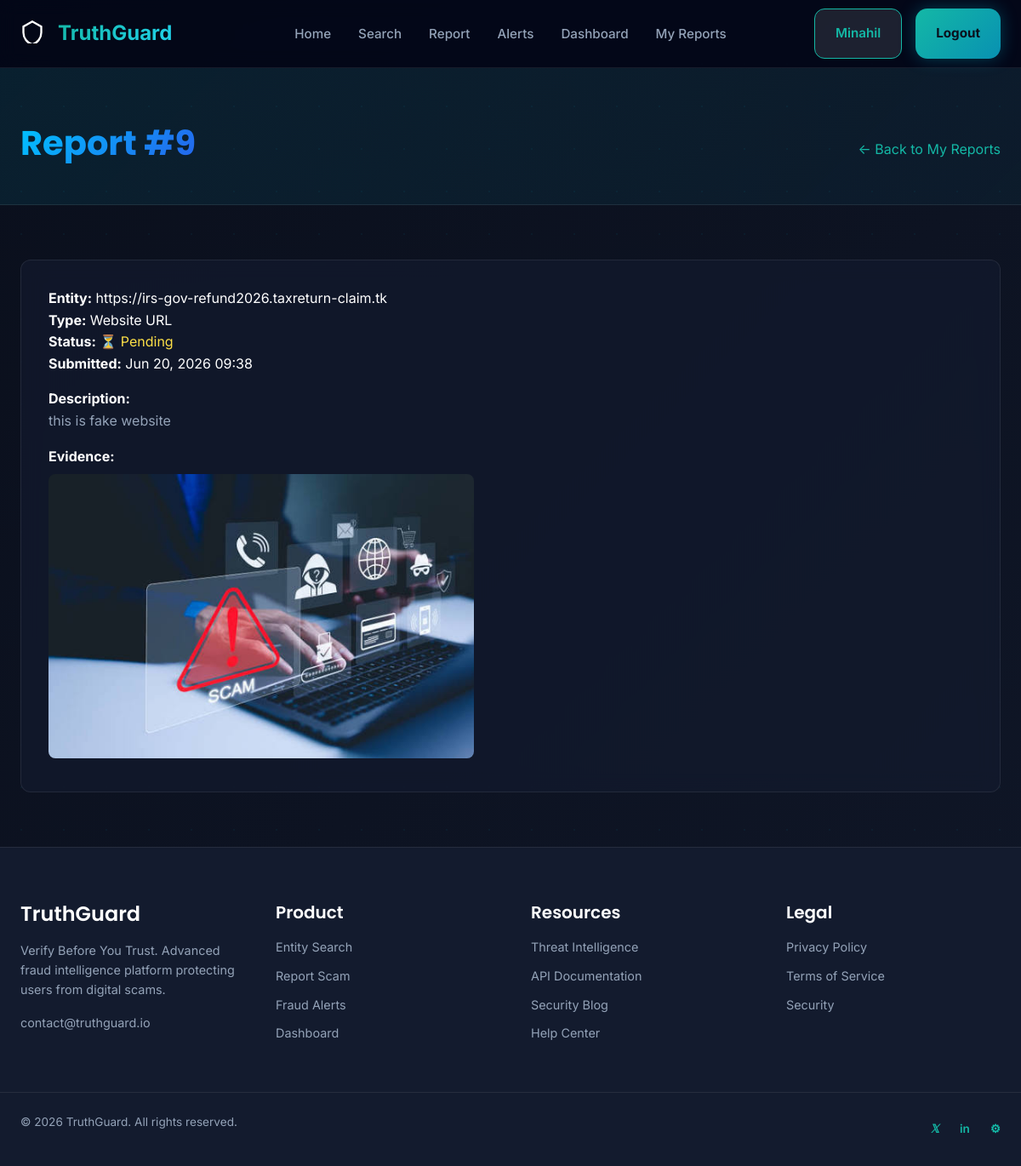
Page /report/my/9/ (signed in) on the earlier database version.
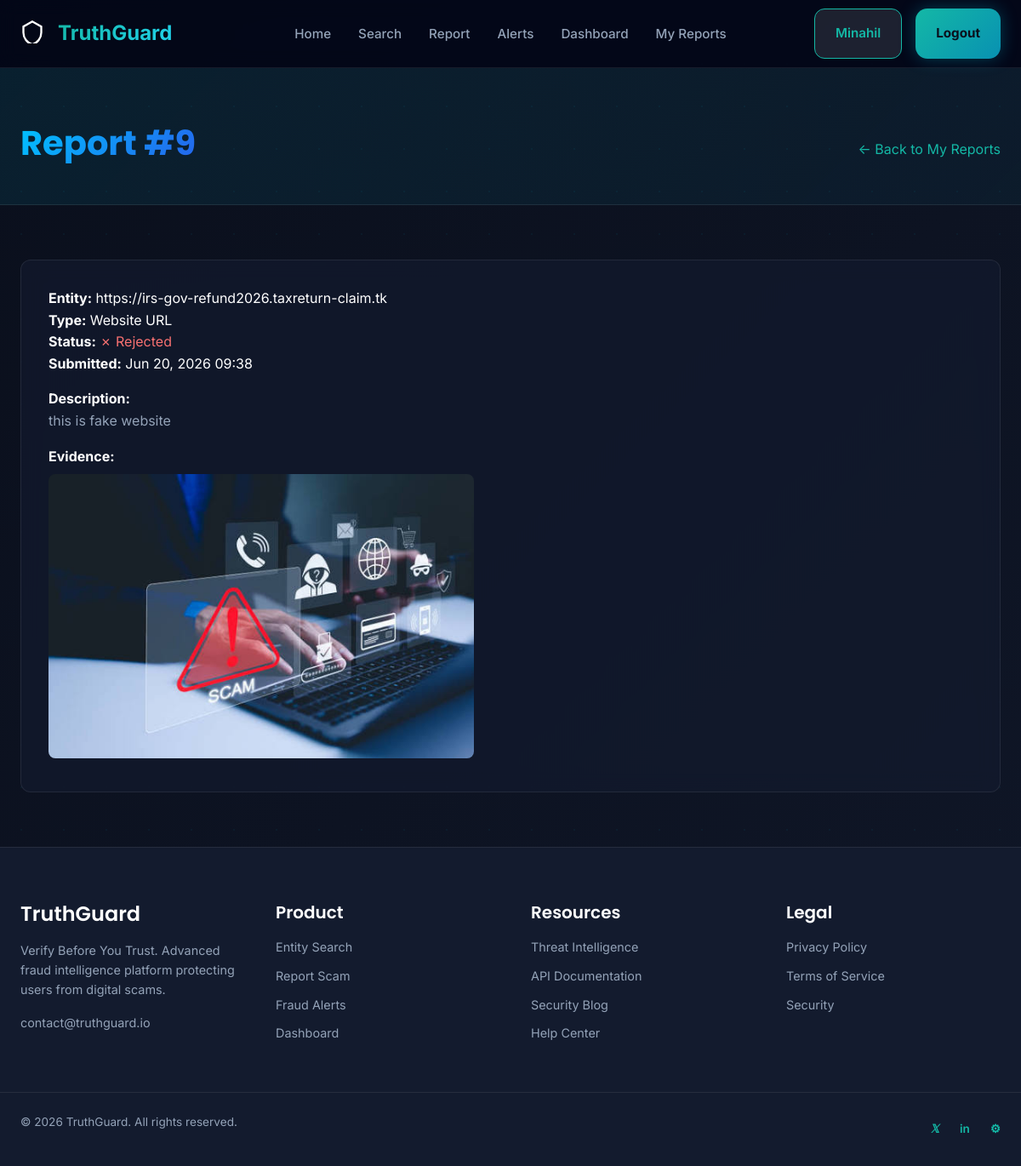
Same page on the later database version.
### reports/views.py (the view)
# urls.py: path('my/<int:pk>/',   views.report_detail, name='report_detail'),
@login_required
def report_detail(request, pk):
    report = get_object_or_404(Report, pk=pk)
    if report.reporter != request.user and not is_moderator(request.user):
        messages.error(request, 'You do not have permission to view this report.')
        return redirect('my_reports')
    return render(request, 'reports/report_detail.html', {'report': report})

### core/context_processors.py (called while the page is built)
def site_stats(request):
    return {
        'total_reports': Report.objects.filter(report_status='approved').count(),
        'total_entities': Entity.objects.count(),
        'active_alerts': Alert.objects.filter(is_active=True).count(),
        'high_risk_entities': Entity.objects.filter(threat_level__in=['high', 'critical']).count(),
    }

### templates/reports/report_detail.html (shortened to what this page needs)
{% extends 'base.html' %}
{% block content %}
<section class="page-header">
  <div class="container">
    <h1>Report #{{ report.pk }}</h1>
    <a href="{% url 'my_reports' %}">← Back to My Reports</a>
  </div>
</section>
<section class="report-section">
  <div class="container">
    <div class="glass-card" style="padding:2rem">
      <div style="margin-bottom:1rem">
        <strong>Entity:</strong> {{ report.entity.entity_value }}<br>
        <strong>Type:</strong> {{ report.entity.get_entity_type_display }}<br>
        <strong>Status:</strong>
        {% if report.report_status == 'approved' %}
          <span style="color:#4ade80">✓ Approved</span>
        {% elif report.report_status == 'rejected' %}
          <span style="color:#f87171">✗ Rejected</span>
        {% else %}
          <span style="color:#fde047">⏳ Pending</span>
        {% endif %}<br>
        <strong>Submitted:</strong> {{ report.created_at|date:"M d, Y H:i" }}
      </div>
      <div style="margin-bottom:1rem">
        <strong>Description:</strong>
        <p style="color:#94a3b8">{{ report.description }}</p>
      </div>
      {% if report.evidence %}
      <div>
        <strong>Evidence:</strong><br>
        {% with report.evidence.name|lower as fname %}
          {% if '.jpg' in fname or '.jpeg' in fname or '.png' in fname or '.webp' in fname %}
            <img src="{{ report.evidence.url }}" style="max-width:500px;margin-top:0.5rem;border-radius:8px">
          {% else %}
            <a href="{{ report.evidence.url }}" target="_blank" style="color:#06B6D4">
              📎 View Evidence File
            </a>
          {% endif %}
        {% endwith %}
      </div>
      {% endif %}
    </div>
  </div>
</section>
{% endblock %}

Differences in the rows shown:
changed Report "this is fake website": report_status "pending" → "rejected" (drawn)
Other differences:
text no longer shown: "⏳ Pending"
text now shown: "✗ Rejected"
